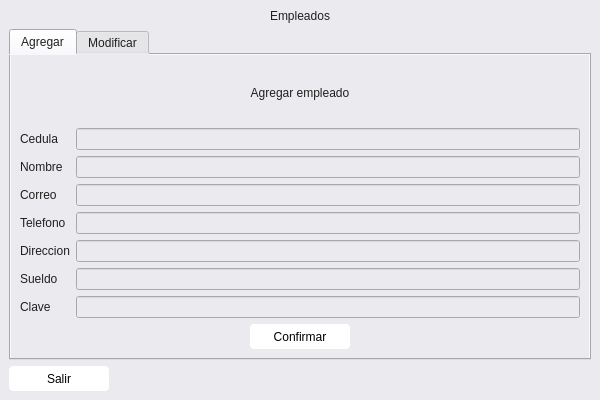
<?xml version="1.0" encoding="UTF-8"?>
<ui version="4.0">
 <class>MainWindow</class>
 <widget class="QMainWindow" name="MainWindow">
  <property name="geometry">
   <rect>
    <x>0</x>
    <y>0</y>
    <width>600</width>
    <height>400</height>
   </rect>
  </property>
  <property name="windowTitle">
   <string>MainWindow</string>
  </property>
  <property name="styleSheet">
   <string notr="true">background-color: rgb(235, 235, 239);
color: #1f1f1f;</string>
  </property>
  <widget class="QWidget" name="centralwidget">
   <layout class="QVBoxLayout" name="verticalLayout">
    <item>
     <widget class="QLabel" name="label">
      <property name="text">
       <string>Empleados</string>
      </property>
      <property name="alignment">
       <set>Qt::AlignCenter</set>
      </property>
     </widget>
    </item>
    <item>
     <widget class="QTabWidget" name="tabWidget">
      <property name="currentIndex">
       <number>0</number>
      </property>
      <widget class="QWidget" name="tab">
       <attribute name="title">
        <string>Agregar</string>
       </attribute>
       <layout class="QVBoxLayout" name="verticalLayout_2">
        <item>
         <widget class="QLabel" name="label_2">
          <property name="text">
           <string>Agregar empleado</string>
          </property>
          <property name="alignment">
           <set>Qt::AlignCenter</set>
          </property>
         </widget>
        </item>
        <item>
         <layout class="QFormLayout" name="formLayout_2">
          <item row="0" column="0">
           <widget class="QLabel" name="label_7">
            <property name="text">
             <string>Cedula</string>
            </property>
           </widget>
          </item>
          <item row="2" column="0">
           <widget class="QLabel" name="label_8">
            <property name="text">
             <string>Correo</string>
            </property>
           </widget>
          </item>
          <item row="1" column="0">
           <widget class="QLabel" name="label_9">
            <property name="text">
             <string>Nombre</string>
            </property>
           </widget>
          </item>
          <item row="3" column="0">
           <widget class="QLabel" name="label_10">
            <property name="text">
             <string>Telefono</string>
            </property>
           </widget>
          </item>
          <item row="4" column="0">
           <widget class="QLabel" name="label_11">
            <property name="text">
             <string>Direccion</string>
            </property>
           </widget>
          </item>
          <item row="5" column="0">
           <widget class="QLabel" name="label_12">
            <property name="text">
             <string>Sueldo</string>
            </property>
           </widget>
          </item>
          <item row="6" column="0">
           <widget class="QLabel" name="label_13">
            <property name="text">
             <string>Clave</string>
            </property>
           </widget>
          </item>
          <item row="0" column="1">
           <widget class="QLineEdit" name="lineEdit"/>
          </item>
          <item row="1" column="1">
           <widget class="QLineEdit" name="lineEdit_2"/>
          </item>
          <item row="2" column="1">
           <widget class="QLineEdit" name="lineEdit_3"/>
          </item>
          <item row="3" column="1">
           <widget class="QLineEdit" name="lineEdit_4"/>
          </item>
          <item row="4" column="1">
           <widget class="QLineEdit" name="lineEdit_5"/>
          </item>
          <item row="5" column="1">
           <widget class="QLineEdit" name="lineEdit_6"/>
          </item>
          <item row="6" column="1">
           <widget class="QLineEdit" name="lineEdit_7"/>
          </item>
         </layout>
        </item>
        <item alignment="Qt::AlignHCenter">
         <widget class="QPushButton" name="btnAgregar">
          <property name="minimumSize">
           <size>
            <width>100</width>
            <height>25</height>
           </size>
          </property>
          <property name="maximumSize">
           <size>
            <width>100</width>
            <height>25</height>
           </size>
          </property>
          <property name="styleSheet">
           <string notr="true">QPushButton{
	color: black;
	background-color: white;
	border-radius: 4px;
}

QPushButton::hover {
	background-color: #3081D0;
	color: white;
}</string>
          </property>
          <property name="text">
           <string>Confirmar</string>
          </property>
         </widget>
        </item>
       </layout>
      </widget>
      <widget class="QWidget" name="tab_2">
       <attribute name="title">
        <string>Modificar</string>
       </attribute>
       <layout class="QVBoxLayout" name="verticalLayout_3">
        <item>
         <widget class="QLabel" name="label_3">
          <property name="text">
           <string>Modificar datos de empleado</string>
          </property>
          <property name="alignment">
           <set>Qt::AlignCenter</set>
          </property>
         </widget>
        </item>
        <item>
         <widget class="QComboBox" name="comboBox"/>
        </item>
        <item>
         <layout class="QFormLayout" name="formLayout">
          <item row="0" column="0">
           <widget class="QLabel" name="label_4">
            <property name="text">
             <string>TextLabel</string>
            </property>
           </widget>
          </item>
          <item row="1" column="0">
           <widget class="QLabel" name="label_5">
            <property name="text">
             <string>TextLabel</string>
            </property>
           </widget>
          </item>
          <item row="2" column="0">
           <widget class="QLabel" name="label_6">
            <property name="text">
             <string>TextLabel</string>
            </property>
           </widget>
          </item>
         </layout>
        </item>
        <item>
         <widget class="QPushButton" name="btnModificar">
          <property name="minimumSize">
           <size>
            <width>100</width>
            <height>25</height>
           </size>
          </property>
          <property name="maximumSize">
           <size>
            <width>100</width>
            <height>25</height>
           </size>
          </property>
          <property name="styleSheet">
           <string notr="true">QPushButton{
	color: black;
	background-color: white;
	border-radius: 4px;
}

QPushButton::hover {
	background-color: #3081D0;
	color: white;
}</string>
          </property>
          <property name="text">
           <string>Confirmar</string>
          </property>
         </widget>
        </item>
       </layout>
      </widget>
     </widget>
    </item>
    <item>
     <widget class="QPushButton" name="btnSalir">
      <property name="minimumSize">
       <size>
        <width>100</width>
        <height>25</height>
       </size>
      </property>
      <property name="maximumSize">
       <size>
        <width>100</width>
        <height>25</height>
       </size>
      </property>
      <property name="styleSheet">
       <string notr="true">QPushButton{
	color: black;
	background-color: white;
	border-radius: 4px;
}

QPushButton::hover {
	background-color: #3081D0;
	color: white;
}</string>
      </property>
      <property name="text">
       <string>Salir</string>
      </property>
     </widget>
    </item>
   </layout>
  </widget>
 </widget>
 <resources/>
 <connections/>
</ui>
